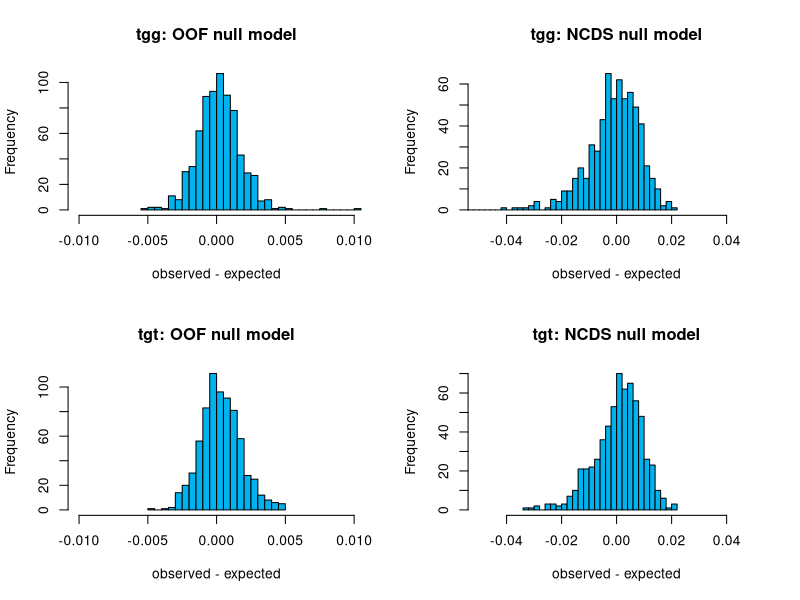

Here is the R script that generated this plot:

#histogram of coding - non-coding frequencies for tgg

library(stringr)
library(stats)


pdf("26.1_tgt_tgg_appendix2.pdf")
par(mfrow=c(2,2))

#TGG OOF null model (3)

data <- read.csv('25.1_tgt_tgg_data.csv',header = TRUE)

observed_tgg_frequency_1 <- unlist(data$frequency_tgg_coding)
expected_tgg_frequency_1 <- unlist(data$frequency_tgg_OOF)

stats_tgg_1 <- t.test(observed_tgg_frequency_1,expected_tgg_frequency_1, paired = TRUE)

observed_vs_expected_tgg_1 <- observed_tgg_frequency_1 - expected_tgg_frequency_1
hist(observed_vs_expected_tgg_1, breaks = 30, xlab = 'observed - expected', col = 'deepskyblue2', main = 'tgg: OOF null model',xlim = c(-0.01, 0.01))

print(paste('tgg: OOF null model'))
print(stats_tgg_1)


#TGG NCDS null model (2)


observed_tgg_frequency_2 <- unlist(data$frequency_tgg_coding)
expected_tgg_frequency_2 <- unlist(data$frequency_tgg_non_coding)


stats_tgg_2 <- t.test(observed_tgg_frequency_2,expected_tgg_frequency_2, paired = TRUE)

observed_vs_expected_tgg_2 <- observed_tgg_frequency_2 - expected_tgg_frequency_2

hist(observed_vs_expected_tgg_2, breaks = 60, xlab = 'observed - expected', col = 'deepskyblue2', main = 'tgg: NCDS null model',xlim = c(-0.05, 0.05))

print(paste('tgg: NCDS null model'))
print(stats_tgg_2)


#TGT OOF null model (3)


observed_tgt_frequency_1 <- unlist(data$frequency_tgt_coding)
expected_tgt_frequency_1 <- unlist(data$frequency_tgt_OOF)

stats_tgt_1 <- t.test(observed_tgt_frequency_1,expected_tgt_frequency_1, paired = TRUE)

observed_vs_expected_tgt_1 <- observed_tgt_frequency_1 - expected_tgt_frequency_1
hist(observed_vs_expected_tgt_1, breaks = 30, xlab = 'observed - expected', col = 'deepskyblue2', main = 'tgt: OOF null model',xlim = c(-0.01, 0.01))

print(paste('tgt: OOF null model'))
print(stats_tgt_1)

                
#TGT NCDS null model (2)


observed_tgt_frequency_2 <- unlist(data$frequency_tgt_coding)
expected_tgt_frequency_2 <- unlist(data$frequency_tgt_non_coding)


stats_tgt_2 <- t.test(observed_tgt_frequency_2,expected_tgt_frequency_2, paired = TRUE)

observed_vs_expected_tgt_2 <- observed_tgt_frequency_2 - expected_tgt_frequency_2
hist(observed_vs_expected_tgt_2, breaks = 30, xlab = 'observed - expected', col = 'deepskyblue2', main = 'tgt: NCDS null model',xlim = c(-0.05, 0.05))

print(paste('tgt: NCDS null model'))
print(stats_tgt_2)




dev.off()